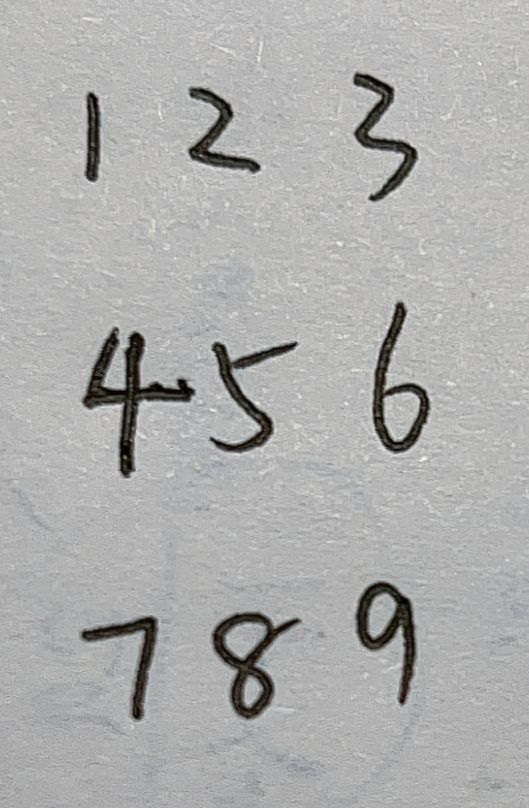
#> input picture example/6E5A8ACE8279C4C3BFEB091E1C1FE632.png, 529 x 808 px
$ python -i prepic.py   (imports and definitions only)
#> lines starting #> are read from the running program, lines starting #| are printed output that depends on the picture; after the words box and inside, x2 and y2 are one past the last pixel; in counts of white or black regions, pixels touching at a corner belong together
import cv2
import numpy as np


def image_preprocessing(imgpath):
    img = cv2.imdecode(np.fromfile(imgpath, dtype=np.uint8), -1)
#> img is the input picture: shape (808, 529, 3); mean B, G, R 173.5, 174.4, 174.2
    # 对图片边界进行扩展，防止后续裁剪时因边界值造成越界
    img = cv2.copyMakeBorder(img, 10, 10, 10, 10, cv2.BORDER_CONSTANT, value=(200, 200, 200))
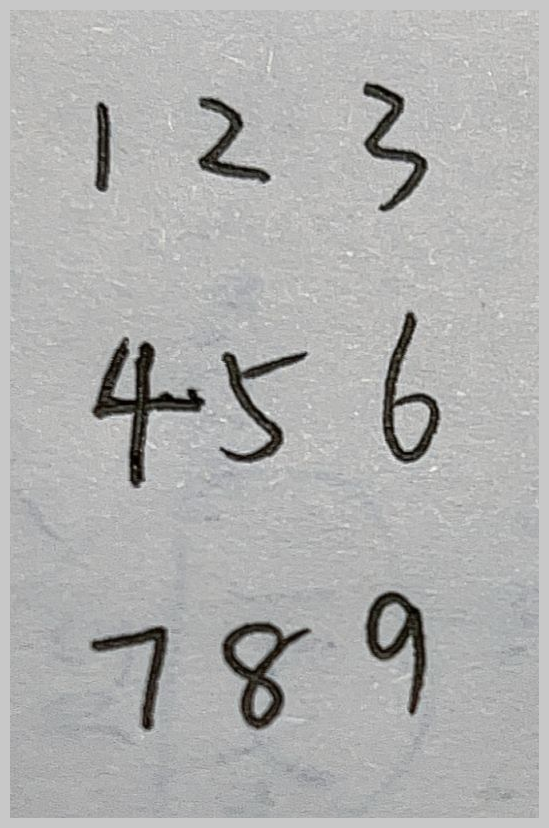
#> img: shape (828, 549, 3); mean B, G, R 175.1, 175.9, 175.8
    # 图像灰度化
    img = cv2.cvtColor(img, cv2.COLOR_BGR2GRAY)
#> img: shape (828, 549)
    # 图像高斯降噪
    img = cv2.GaussianBlur(img, (5, 5), 0, 0, cv2.BORDER_DEFAULT)
    # 检测图像变化值最大的边缘
    img_edge1 = cv2.Canny(img, 100, 200)
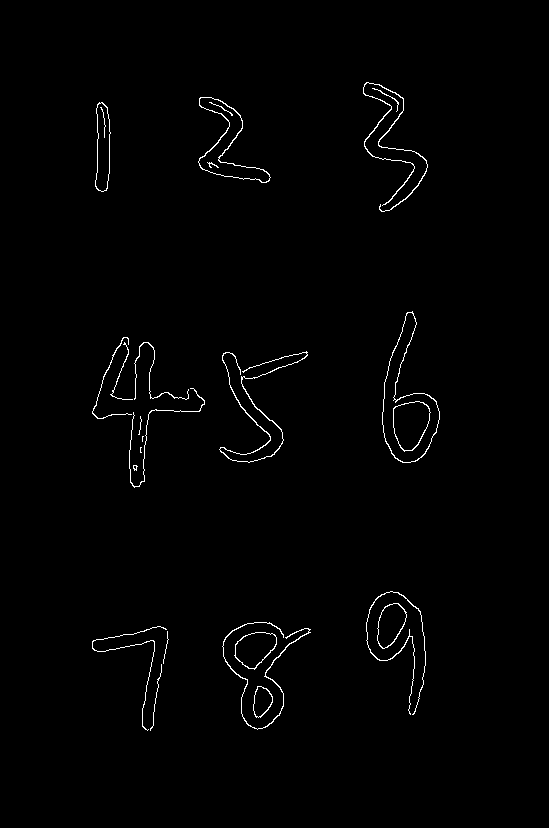
#> img_edge1: shape (828, 549); 1% white in thin lines or dots, all inside (x1, y1, x2, y2) = (92, 82, 440, 731)

    # 检测有效图像四面边界
    rows, cols = np.where(img_edge1 == 255)
#> rows = 4730 values from 82 to 730; cols = 4730 values, max 439 at index 2394, min 92 at index 2360, mean 270.9
    # 上
    min_row = np.min(rows)
#> min_row = 82
    # 下
    max_row = np.max(rows)
#> max_row = 730
    # 左
    min_col = np.min(cols)
#> min_col = 92
    # 右
    max_col = np.max(cols)
#> max_col = 439
    rows = max_row - min_row
#> rows = 648
    cols = max_col - min_col
#> cols = 347
    # 方形切片截取有效图片
    img = img[min_row:max_row + 1, min_col:max_col + 1]
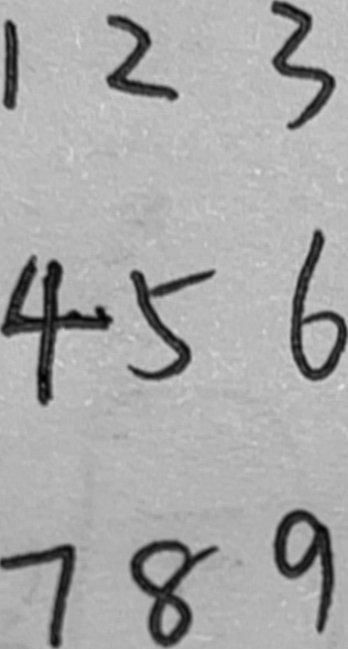
#> img: shape (649, 348); min 2, max 227, mean 168

    # 将图像转变成纯黑白
    img = np.where(img < 150, 255, 0)
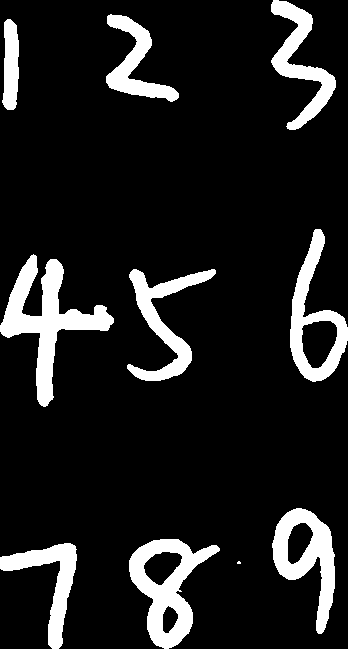
#> img: shape (649, 348) int64; 12.2% white; 10 white regions (1 under 20 px), largest, box (x1, y1, x2, y2) and area: (0, 254, 114, 407) 5164, (129, 539, 220, 649) 4110, (272, 508, 335, 634) 3403

    height, width = img.shape[:2]
#> height = 649; width = 348

    # 计算图像的最大边长
    max_side = max(height, width)
#> max_side = 649

    # 创建一个正方形的白色背景
    square = np.full((max_side, max_side), 0, dtype=np.uint8)

    # 计算将图像放置在正方形中心的坐标
    x_pos = (max_side - width) // 2
#> x_pos = 150
    y_pos = (max_side - height) // 2
#> y_pos = 0

    # 将图像放置在正方形中心
    square[y_pos:y_pos + height, x_pos:x_pos + width] = img
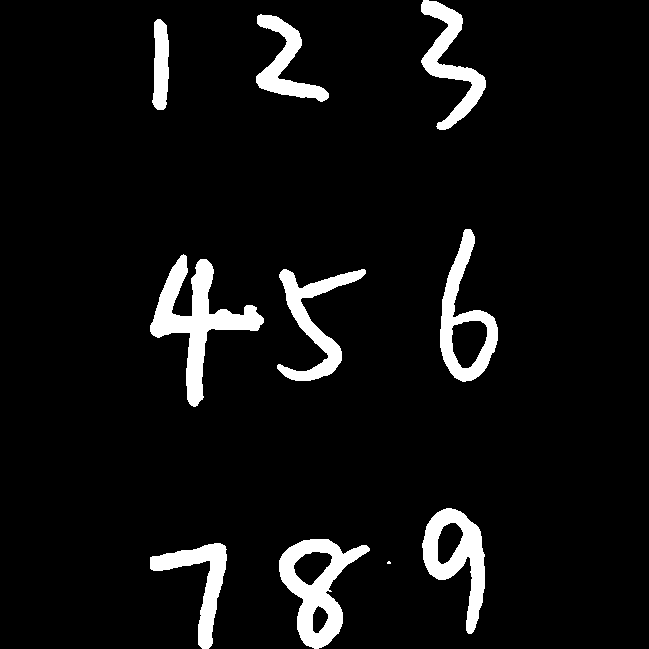
#> square: shape (649, 649); 6.6% white; 10 white regions (1 under 20 px), largest, box (x1, y1, x2, y2) and area: (150, 254, 264, 407) 5164, (279, 539, 370, 649) 4110, (422, 508, 485, 634) 3403
    img = cv2.copyMakeBorder(square, 10, 10, 10, 10, cv2.BORDER_CONSTANT, value=0)
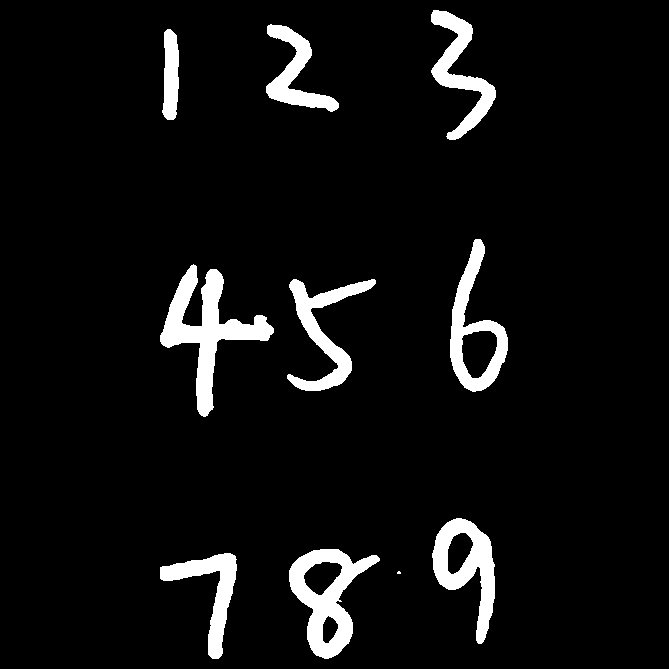
#> img: shape (669, 669); 6.2% white; 10 white regions (1 under 20 px), largest, box (x1, y1, x2, y2) and area: (160, 264, 274, 417) 5164, (289, 549, 380, 659) 4110, (432, 518, 495, 644) 3403

    newimg = cv2.resize(img, (28, 28), interpolation=cv2.INTER_NEAREST)
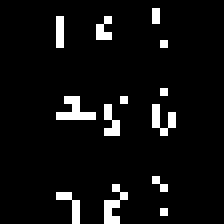
#> newimg: shape (28, 28) (shown 8 times larger); 6% white in thin lines or dots, all inside (x1, y1, x2, y2) = (7, 1, 22, 28)

    return newimg

>>> result = image_preprocessing('example/6E5A8ACE8279C4C3BFEB091E1C1FE632.png')
